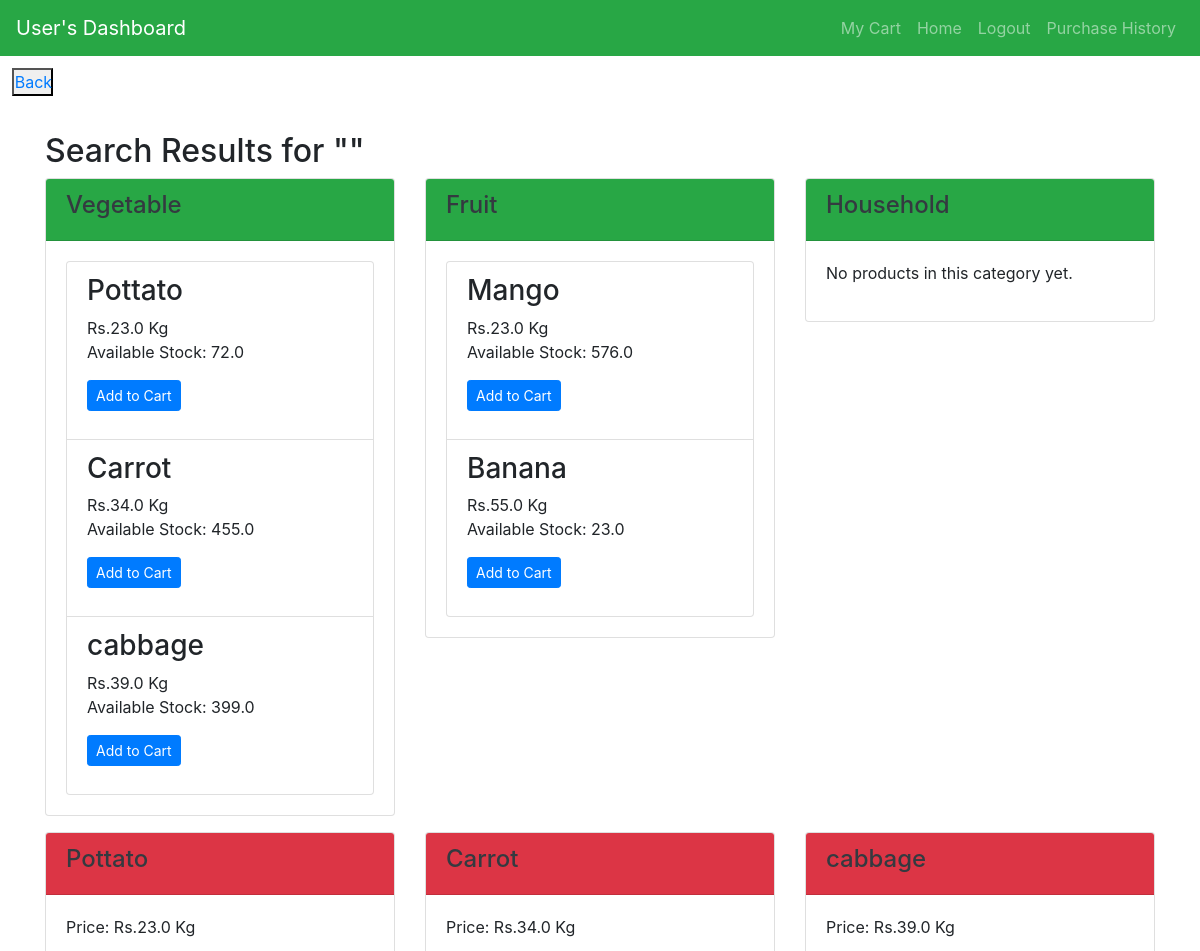
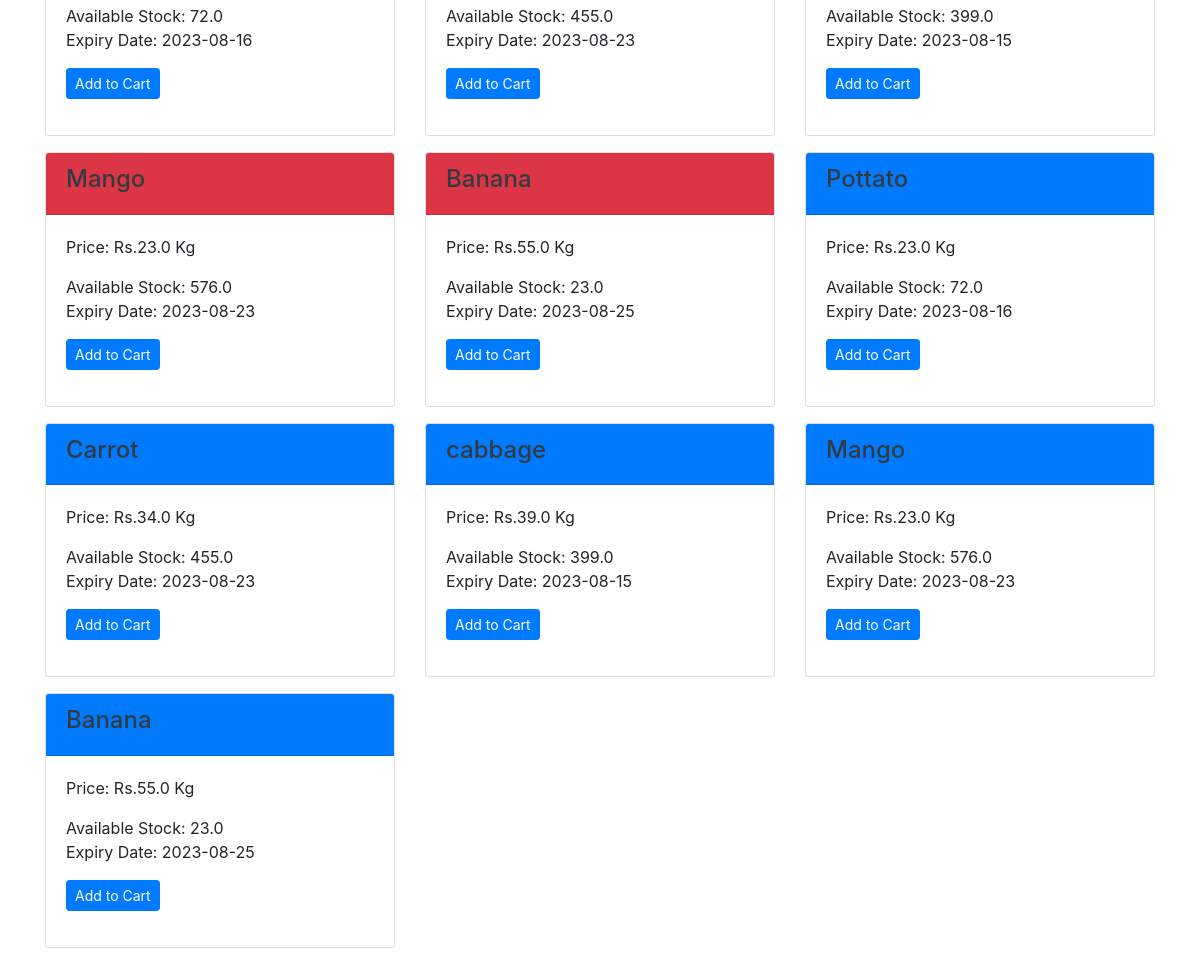
/search_results, run on the app's committed database (2 pictures, top to bottom).
### yadav.py (models this page shows)
class Category(db.Model):
    id = db.Column(db.Integer, primary_key=True)
    name = db.Column(db.String(100), nullable=False)
    products = db.relationship('Product', backref='category', lazy=True)

class Product(db.Model):
    product_id = db.Column(db.Integer, primary_key=True)
    name = db.Column(db.String(100), nullable=False)
    unit=db.Column(db.String, nullable=False)
    price = db.Column(db.Float, nullable=False)
    exp=db.Column(db.String, nullable=False)
    stock = db.Column(db.Float,nullable=False)
    category_id = db.Column(db.Integer, db.ForeignKey('category.id',ondelete='CASCADE'), nullable=False)

### yadav.py (the view)
@app.route('/search_results', methods=['GET'])
def search_results():
    query = request.args.get('query', '').strip()
    categories = Category.query.filter(Category.name.ilike(f'%{query}%')).all()
    products = Product.query.filter(Product.name.ilike(f'%{query}%')).all()
    product_price=Product.query.filter(Product.price.ilike(f'%{query}%')).all()
    return render_template('search_results.html', query=query,product_price=product_price, categories=categories, products=products)

### Templates/search_results.html (shortened to what this page needs)
<!DOCTYPE html>
<html lang="en">
<head>
    <link rel="stylesheet" href="https://maxcdn.bootstrapcdn.com/bootstrap/4.5.2/css/bootstrap.min.css">
</head>
<body>
    <nav class="navbar navbar-expand-lg navbar-dark bg-success">
        <a class="navbar-brand" href="#">User's Dashboard</a>
        <ul class="navbar-nav ml-auto">
            <li class="nav-item">
                <a class="nav-link" href="/my_cart">My Cart</a>
            </li>
            <li class="nav-item">
                <a class="nav-link" href="/user_dashboard">Home</a>
            </li>
            <li class="nav-item">
                <a class="nav-link" href="/user_logout">Logout</a>
            </li>
            <li class="nav-item">
                <a class="nav-link" href="/purchasehistory">Purchase History</a>
            </li>
        </ul>
    </nav>
    <button type="submit" style="padding:0cm; margin:1%"> <a href="/user_dashboard" style="margin:2%">Back</a></button>
    <div class="container mt-4">
        <h2>Search Results for "{{ query }}"</h2>
        <div class="row">
            {% if categories %}
                {% for category in categories %}
                    <div class="col-md-4">
                        <div class="card mb-3">
                            <div class="card-header text-dark bg-success">
                                <h4>{{ category.name }}</h4>
                            </div>
                            <div class="card-body">
                                {% if category.products %}
                                    <ul class="list-group">
                                        {% for product in category.products %}
                                            <li class="list-group-item">
                                                <h3>{{ product.name }}</h3>
                                                <p> Rs.{{ product.price }} {{ product.unit }} <br>
                                                    {% if product.stock > 0 %}
                                                        Available Stock: {{ product.stock }}
                                                        <p><a href="{{ url_for('add_cart', product_id=product.product_id)}}" class="btn btn-sm btn-primary">Add to Cart</a>
                                                    {% else %}
                                                        <span class="text-danger"><h5 style="color:red">Out of Stock</h5></span>
                                                    {% endif %}</p>
                                                </p>
                                            </li>
                                        {% endfor %}
                                    </ul>
                                {% else %}
                                    <p>No products in this category yet.</p>
                                {% endif %}
                            </div>
                        </div>
                    </div>
                {% endfor %}
            {% endif %}
            {% if products %}
                {% for product in products %}
                    <div class="col-md-4">
                        <div class="card mb-3">
                            <div class="card-header text-dark bg-danger">
                                <h4>{{ product.name }}</h4>
                            </div>
                            <div class="card-body">
                                <p>Price: Rs.{{ product.price }} {{ product.unit }}</p>
                                <p>
                                    {% if product.stock > 0 %}
                                     Available Stock: {{ product.stock }}<br>
                                     Expiry Date: {{product.exp}}
                                   <p><a href="{{ url_for('add_cart', product_id=product.product_id)}}" class="btn btn-sm btn-primary">Add to Cart</a></p>
                                    {% else %}
                                    <span class="text-danger"><h5 style="color:red">Out of Stock</h5></span>
                                    {% endif %}</p>
                            </div>
                        </div>
                    </div>
                {% endfor %}
            {% endif %}
            {% if product_price %}
                {% for product in product_price %}
                    <div class="col-md-4">
                        <div class="card mb-3">
                            <div class="card-header text-dark bg-primary">
                                <h4>{{ product.name }}</h4>
                            </div>
                            <div class="card-body">
                                <p>Price: Rs.{{ product.price }} {{ product.unit }}</p>
                                <p>
                                    {% if product.stock > 0 %}
                                     Available Stock: {{ product.stock }}<br>
                                     Expiry Date: {{product.exp}}
                                   <p><a href="{{ url_for('add_cart', product_id=product.product_id)}}" class="btn btn-sm btn-primary">Add to Cart</a></p>
                                    {% else %}
                                    <span class="text-danger"><h5 style="color:red">Out of Stock</h5></span>
                                    {% endif %}</p>
                            </div>
                        </div>
                    </div>
                {% endfor %}
            {% endif %}
        </div>
    </div>
</body>
</html>

### data on the page
Category: name "Vegetable"
Product: name "Pottato", price "23.0", unit "Kg", stock "72.0", exp "2023-08-16"
Product: name "Carrot", price "34.0", unit "Kg", stock "455.0", exp "2023-08-23"
Product: name "cabbage", price "39.0", unit "Kg", stock "399.0", exp "2023-08-15"
Category: name "Fruit"
Product: name "Mango", price "23.0", unit "Kg", stock "576.0", exp "2023-08-23"
Product: name "Banana", price "55.0", unit "Kg", stock "23.0", exp "2023-08-25"
Category: name "Household", shows "No products in this category yet."
